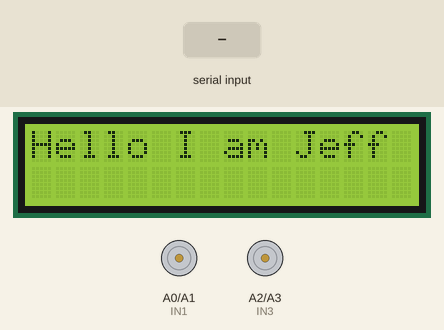
Recording of a sketch running on a simulated Arduino Uno, built with avr-gcc and run on an emulated ATmega328P. Shown: 16×2 character LCD, motor-driver pin pairs drawn as motors (green arrow = first pin HIGH = forward, orange = second pin HIGH = backward, longer = more drive, scaled by the enable pin). Inputs (shaded band) come from the test bench. What the sketch prints to the serial monitor is not drawn.

Above: at 1.2 s.
1.3 s: "F" received over Serial
At 2.4 s:
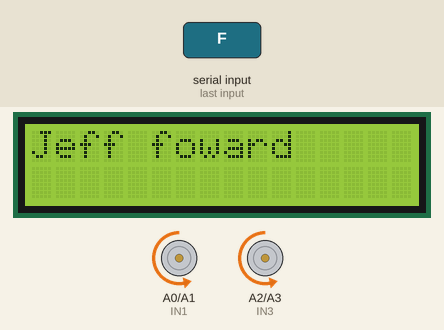
4.3 s: "B" received over Serial
At 4.7 s:
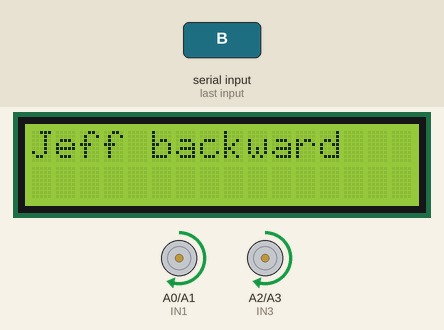
7.3 s: "L" received over Serial
At 7.8 s:
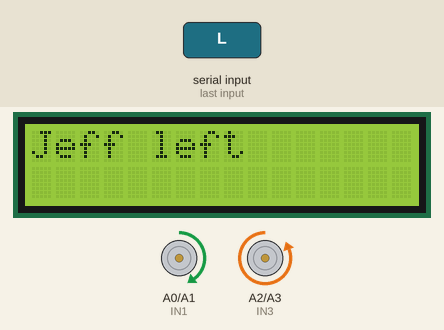
10.3 s: "R" received over Serial
At 11.4 s:
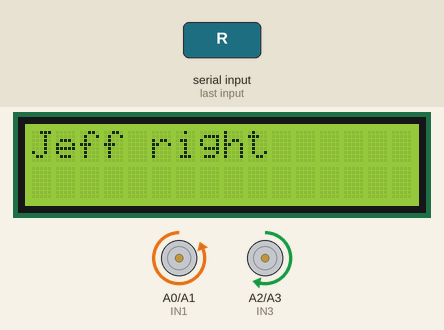
13.3 s: "S" received over Serial
At 13.7 s:
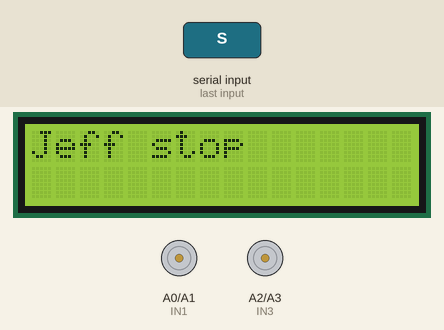
16.3 s: "F" received over Serial
At 17.2 s:
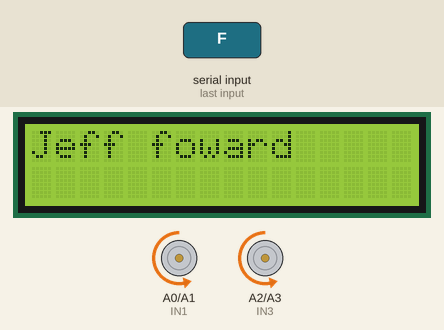
Timing chart, 0 to 19.3 s (numbered marks = the images above; inputs shaded):
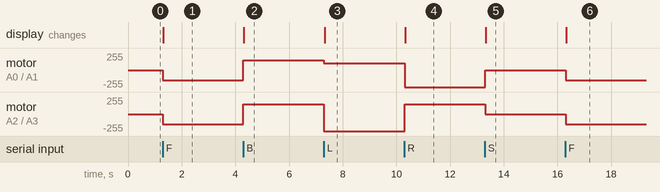

The sketch:

Bluetooth_Control.ino
```cpp
#include <LiquidCrystal.h>
#include<Wire.h>

const int rs = 8, en = 9, d4 = 4, d5 = 5, d6 = 6, d7 = 7;
LiquidCrystal lcd(rs, en, 4, 5, 6, 7); // Initialize the LCD with your pin configuration

// Motor control pins
int RIGHT_SENSOR = 12;
int LEFT_SENSOR = 13;

int ENA = 11;
int IN1 = A0; // RIGHT BACKWARD
int IN2 = A1; // RIGHT FORWARD

int ENB = 3;
int IN3 = A2; // LEFT BACKWARD
int IN4 = A3; // LEFT FORWARD

char t;

void setup()
{
    //Motor
  pinMode(ENA, OUTPUT);
  pinMode(ENB, OUTPUT);
  pinMode(IN1, OUTPUT);
  pinMode(IN2, OUTPUT);
  pinMode(IN3, OUTPUT);
  pinMode(IN4, OUTPUT);

  Serial.begin(9600);

  lcd.begin(16, 2); // Initialize a 16x2 LCD
  lcd.setCursor(0, 0);
  lcd.print("Hello I am Jeff");
}
void loop() {
  if(Serial.available()){
    t = Serial.read();
    Serial.println(t);
  }

  if(t == 'F'){            //move  forward(all motors rotate in forward direction)
    analogWrite(ENA, 150);
    analogWrite(ENB, 150);
    digitalWrite(IN1, LOW);
    digitalWrite(IN2, HIGH);
    digitalWrite(IN3, LOW);
    digitalWrite(IN4, HIGH);
    lcd.clear();
    lcd.setCursor(0, 0);
    lcd.print("Jeff foward");
  }

  else if(t == 'B'){      //move reverse (all  motors rotate in reverse direction)
    analogWrite(ENA, 150);
    analogWrite(ENB, 150);
    digitalWrite(IN1, HIGH);
    digitalWrite(IN2, LOW);
    digitalWrite(IN3, HIGH);
    digitalWrite(IN4, LOW);
    lcd.clear();
    lcd.setCursor(0, 0);
    lcd.print("Jeff backward");
  }

  else if(t == 'L'){      //turn right (left side motors rotate in forward direction,  right side motors doesn't rotate)
    analogWrite(ENA, 100);
    analogWrite(ENB, 255);
    digitalWrite(IN1, HIGH);
    digitalWrite(IN2, LOW);
    digitalWrite(IN3, LOW);
    digitalWrite(IN4, HIGH);

    lcd.clear();
    lcd.setCursor(0, 0);
    lcd.print("Jeff left");
  }

    else  if(t == 'R'){      //turn left (right side motors rotate in forward direction, left  side motors doesn't rotate)
    analogWrite(ENA, 255);
    analogWrite(ENB, 100);
    digitalWrite(IN1, LOW);
    digitalWrite(IN2, HIGH);
    digitalWrite(IN3, HIGH);
    digitalWrite(IN4, LOW);

    lcd.clear();
    lcd.setCursor(0, 0);
    lcd.print("Jeff right");
  }

  else  if(t == 'G'){      //Foward left
    analogWrite(ENA, 85);
    analogWrite(ENB, 255);
    digitalWrite(IN1, LOW);
    digitalWrite(IN2, HIGH);
    digitalWrite(IN3, LOW);
    digitalWrite(IN4, HIGH);
  }

  else  if(t == 'I'){      //Foward right
    analogWrite(ENA, 255);
    analogWrite(ENB, 85);
    digitalWrite(IN1, LOW);
    digitalWrite(IN2, HIGH);
    digitalWrite(IN3, LOW);
    digitalWrite(IN4, HIGH);
  }

  else  if(t == 'H'){      //Backward left
    analogWrite(ENA, 85);
    analogWrite(ENB, 255);
    digitalWrite(IN1, HIGH);
    digitalWrite(IN2, LOW);
    digitalWrite(IN3, HIGH);
    digitalWrite(IN4, LOW);
  }

  else  if(t == 'J'){      //Backward right
    analogWrite(ENA, 255);
    analogWrite(ENB, 85);
    digitalWrite(IN1, HIGH);
    digitalWrite(IN2, LOW);
    digitalWrite(IN3, HIGH);
    digitalWrite(IN4, LOW);
  }

  else if(t == 'S'){      //STOP (all motors stop)
    analogWrite(ENA, 0);
    analogWrite(ENB, 0);
    digitalWrite(IN1, LOW);
    digitalWrite(IN2, LOW);
    digitalWrite(IN3, LOW);
    digitalWrite(IN4, LOW);

    lcd.clear();
    lcd.setCursor(0, 0);
    lcd.print("Jeff stop");
  }
  //delay(100);
}
```

Measured:
- after the input at 1.3 s, motor on A0 (IN1) / A1 (IN2), motor on A2 (IN3) / A3 (IN4): stopped → backward 150/255 at once; the display: changes at once (image 1)
- after the input at 4.3 s, motor on A0 (IN1) / A1 (IN2), motor on A2 (IN3) / A3 (IN4): backward 150/255 → forward 150/255 at once; the display: changes at once (image 2)
- after the input at 7.3 s, motor on A0 (IN1) / A1 (IN2): forward 150/255 → forward 100/255 at once; motor on A2 (IN3) / A3 (IN4): forward 150/255 → backward 255/255 at once; the display: changes at once (image 3)
- after the input at 10.3 s, motor on A0 (IN1) / A1 (IN2): forward 100/255 → backward 255/255 at once; motor on A2 (IN3) / A3 (IN4): backward 255/255 → forward 150/255 at once; the display: changes at once (image 4)
- after the input at 13.3 s, motor on A0 (IN1) / A1 (IN2): backward 255/255 → stopped at once; motor on A2 (IN3) / A3 (IN4): forward 150/255 → stopped at once; the display: changes at once (image 5)
- after the input at 16.3 s, motor on A0 (IN1) / A1 (IN2), motor on A2 (IN3) / A3 (IN4): stopped → backward 150/255 at once; the display: changes at once (image 6)
